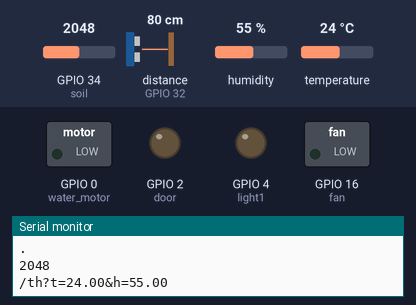
Simulated run of this sketch. Board: ESP32. On the bench: switched loads named in the sketch (green lamp = pin HIGH), output pins drawn as LEDs (lit = HIGH), the last lines printed to the serial monitor. The inputs (shaded band) are chosen by the test bench; at power-on: GPIO 34 (soil) = 2048, distance to the obstacle (sensor on GPIO 32) 80 cm, humidity 55 %, temperature 24 °C. The echo pulse lasts 58.3 µs per cm; WiFi joins after 1.5 s; servers stay silent unless stated; uploads are accepted with an empty reply.

Above: at 3.2 s.
3.3 s: GPIO 34 (soil) set to 327
7.7 s: GPIO 34 (soil) set to 270
At 8.5 s:
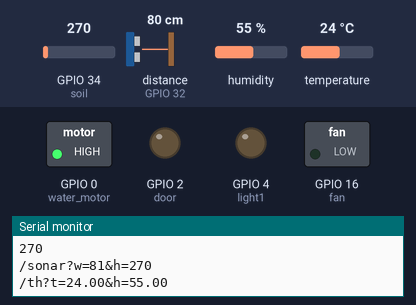
9.3 s: GPIO 34 (soil) set to 951
11.0 s: GPIO 34 (soil) set to 1054
At 12.6 s:
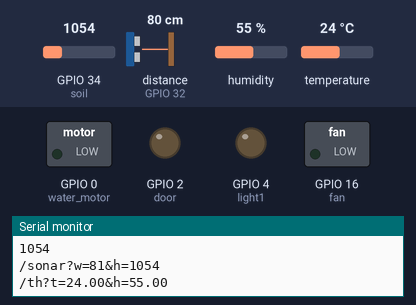
13.3 s: GPIO 34 (soil) set to 260
At 14.4 s:
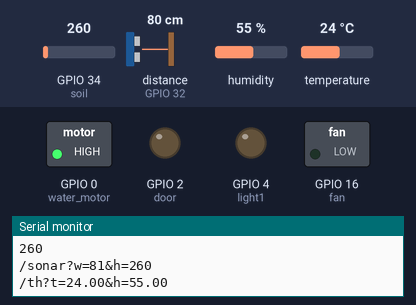
Timing chart, 0 to 16.3 s (numbered marks = the images above; inputs shaded):
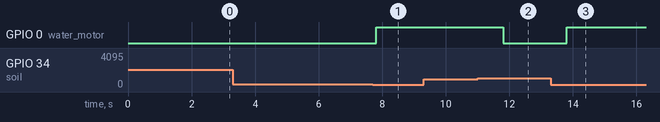

The sketch:

sketch_may03b.ino
```cpp
#include <WiFiClient.h>
#include <HTTPClient.h>
#include <Timer.h>
#include <NewPing.h>
#include "DHT.h"

//input
#define DHTTYPE DHT22
#define DHTPIN 21
#define soil 34
NewPing sonar(33,32,200);//(Trig,Echo,Distance);
//test
//test
//output
#define water_motor 0
#define light1 4
#define door 2
#define fan 16

//.......Counter........
Timer t1;

//............Temp&Humid Dectect....................
int msgcnt=0 ,humid;
DHT dht(DHTPIN, DHTTYPE);
float t , h;

//WiFi Connection
const char* ssid = "QAQ";
const char* pass = "0908223560";


void setup() {
  Serial.begin(9600);
  dht.begin();
  WiFi.begin(ssid, pass);
  while(WiFi.status()!=WL_CONNECTED){
    delay(1000);
    Serial.println(".");
  }

  //input
  pinMode(soil , INPUT);
  //output
  pinMode(water_motor, OUTPUT);
  pinMode(door, OUTPUT);
  pinMode(light1 , OUTPUT);
  pinMode(fan , OUTPUT);


  digitalWrite(water_motor,LOW );
  digitalWrite(door,LOW );
  digitalWrite(light1,LOW );
  digitalWrite(fan,LOW );

  //timer
  t1.every(1000, temp);
  t1.every(500,watering);
  t1.every(1000,fetch);
  t1.every(1000,fetchli);
  t1.every(2000,sonarde);
}

void loop(){
  t1.update();
}

void temp (){
    HTTPClient http;
    float ht = dht.readHumidity();
    float tt = dht.readTemperature();
      t=tt;
      h=ht;
      String temp ,humid;
    temp=String(t);
    humid=String(h);
    String a="/th?t="+temp+"&h="+humid;
    Serial.println(a);
    http.begin("aifarmhouse.herokuapp.com", 80, a);
    http.GET();
}


void fetch(){
  HTTPClient a;
  a.begin("aifarmhouse.herokuapp.com", 80 , "/door");
  a.GET();
  String payload = a.getString();
  Serial.print(payload);
  if(payload=="true"){
    digitalWrite(door,HIGH);

  }
  else if(payload=="0"){
    digitalWrite(door, LOW);

  }
}

void fetchli(){
  HTTPClient c;
  c.begin("aifarmhouse.herokuapp.com", 80 , "/appliance");
  c.GET();
  String payload = c.getString();
  //Serial.print(payload);
  if(payload=="true"){
    digitalWrite(light1,HIGH);
    digitalWrite(fan, HIGH);
  }
  else if(payload=="false"){
    digitalWrite(light1,LOW );
    digitalWrite(fan, LOW);
  }
}

void watering(){
  humid=analogRead(soil);
  Serial.println(humid);
  if (humid<300){
    digitalWrite(water_motor,HIGH);
    }
  else if(humid>1000){
     digitalWrite(water_motor,LOW);
  }
}

void sonarde()
{
  HTTPClient so;
  int us,cm;
  String wei;
  us = sonar.ping(); //get sonar vaul
  cm=sonar.convert_cm(us);
  //Serial.print(sonar.convert_cm(us)); //convert origional vaul to cm
  //Serial.println("cm");
  if(cm>10&&msgcnt==0){
    so.begin("aifarmhouse.herokuapp.com", 80 , "/sonar1?a=1");
    so.GET();
    msgcnt=1;
    }
  else if(msgcnt==1&&cm<4){
    so.begin("aifarmhouse.herokuapp.com", 80 , "/sonar1?a=0");
    so.GET();
    msgcnt=0;
  }
  else if(cm==0){
    }
  wei=String(cm);
  wei="/sonar?w="+wei+"&h="+humid;
  so.begin("aifarmhouse.herokuapp.com", 80 , wei);
  so.GET();
  Serial.println(wei);
  }
```

Measured:
- the behaviour switches between 300 and 299 on GPIO 34 (soil) (found by bisection; images 0 and 1)
- the behaviour switches between 1000 and 1001 on GPIO 34 (soil) (found by bisection; images 1 and 2)
- after the input at 7.7 s, GPIO 0 (water_motor): LOW → HIGH after 0.11 s
- after the input at 11.0 s, GPIO 0 (water_motor): HIGH → LOW after 0.81 s
- after the input at 13.3 s, GPIO 0 (water_motor): LOW → HIGH after 0.51 s
